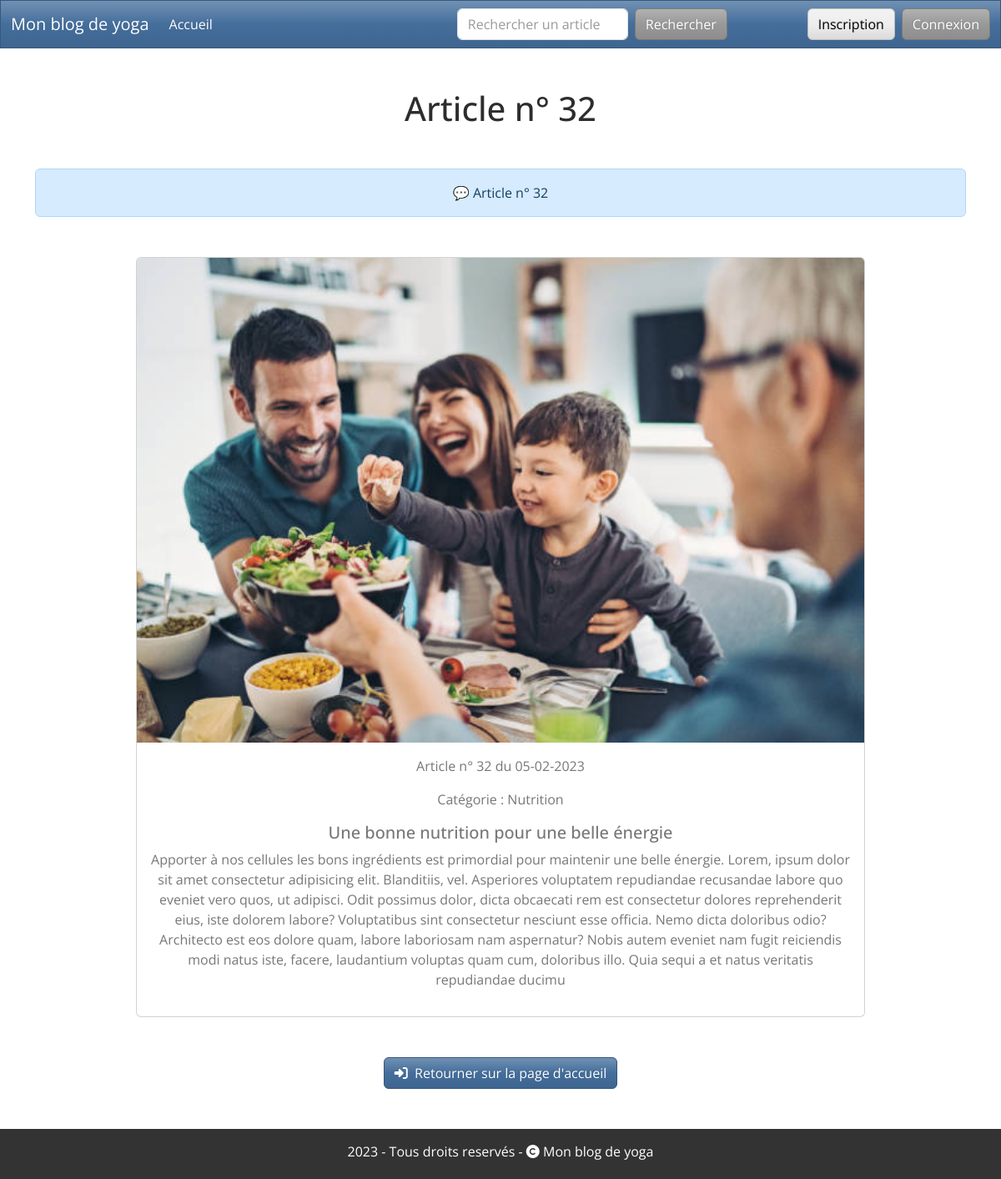
The page /?op=select&id=32 on the database its author committed.
### tables this page shows
CREATE TABLE `articles` (
  `id` int(11) NOT NULL,
  `image` varchar(255) DEFAULT NULL,
  `category` varchar(255) NOT NULL,
  `title` varchar(50) NOT NULL,
  `text` text NOT NULL,
  `creation_date` date DEFAULT current_timestamp()
);

### controller/Controller.php (called while the page is built, shortened)
<?php
class Controller
{
    private $dbEntityRepository;
    public function __construct()
    {
        $this->dbEntityRepository = new \model\EntityRepository;
    }
    public function handleRequest()
    {
        $op = isset($_GET['op']) ? $_GET['op'] : 'list';
        try {
            if ($op == 'add')
                $this->create($op);
            elseif ($op == 'update')
                $this->modify($op);
            elseif ($op == 'select')
                $this->select();
            elseif ($op == 'delete')
                $this->delete();
            elseif ($op == 'search')
                $this->search();
            elseif ($op == 'home')
                $this->home();
            elseif ($op == 'list')
                $this->selectAll();
            elseif ($op == 'signUp')
                $this->signUp($op);
            elseif ($op == 'connect')
                $this->connect($op);
            elseif ($op == 'deconnect')
                $this->deconnect();
            else
                throw new Exception("Erreur 404 : La page n'a pas été trouvée !");
        } catch (\Exception $e) {
            echo '<div style="width: 400px; padding: 10px; background: 	#f41f8a; border-radius: 4px; margin: 50px auto; color: white; text-align: center;">';
            echo "💬 Une erreur s'est produite :  " . $e->getMessage() . "👀";
            echo '</div>';
        }
    }
    public function render($layout, $template, $parameters = [])
    {
        extract($parameters);
        require_once "view/$template";
        return ob_end_flush();
    }
    public function select()
    {
        $id = isset($_GET['id']) ? $_GET['id'] : $_GET['op'] == 'list';
        $this->render('layout.php', 'article.php', [
            'title' => "Article n° $id",
            'data' => $this->dbEntityRepository->selectArticle($id),
            'id' => 'id',
            'message' => "Article n° $id"
        ]);
    }
}

### index.php (called while the page is built, shortened)
<?php
$controller = new controller\Controller;
$controller->handleRequest();

### model/EntityRepository.php (called while the page is built, shortened)
<?php
class EntityRepository
{
    private $db;
    public $table;
    public function getDb()
    {
        if (!$this->db) {
            try {
                $xml = simplexml_load_file('./app/config.xml');
                $this->table = $xml->table;
                try {
                    $this->db = new \PDO("mysql:host=" . $xml->host . ";dbname=" . $xml->db, $xml->user, $xml->password, [\PDO::ATTR_ERRMODE => \PDO::ERRMODE_EXCEPTION]);
                } catch (\PDOException $e) {
                    echo '<div style="width: 400px; padding: 10px 5px; background: #f41f8a; border-radius: 4px; margin: 50px auto; color: white; text-align: center;">';
                    echo "💬 Une erreur s'est produite :  " . $e->getMessage() . " 👀";
                    echo '</div>';
                }
            } catch (\Exception $e) {
                echo '<div style="width: 400px; padding: 10px 5px; background: #f41f8a; border-radius: 4px; margin: 50px auto; color: white; text-align: center;">';
                echo "💬 Une erreur s'est produite :  " . $e->getMessage() . " 👀";
                echo '</div>';
            }
        }
        return $this->db;
    }
    public function selectArticle($id)
    {
        $data = $this->getDb()->query("SELECT * FROM " . $this->table[0] . " WHERE id = " . $id);
        $r = $data->fetch(\PDO::FETCH_ASSOC);
        return $r;
    }
}

### view/article.php (the view, shortened to what this page needs)
<?php
$date = new DateTime($data['creation_date']);
?>
<div class="container text-center mt-5">
    <div class="card" style="width: 80%; margin: 0 auto">
        <img src="<?= $data['image']; ?>" alt="photo en lien avec l'article" class="card-img-top">
        <div class="card-body">
            <p>Article n° <?= $data['id']; ?> du <?= $date->format('d-m-Y'); ?></p>
            <p>Catégorie : <?= $data['category']; ?></p>
            <h5 class="card-title"><?= $data['title']; ?></h5>
            <p><?= $data['text']; ?></p>
        </div>
    </div>
    <div class="container text-center">
        <a href="?op=home" class="btn btn-primary mt-5"><i class="fa-solid fa-right-to-bracket"></i>&nbsp; Retourner sur la page d'accueil</a>
    </div>
</div>

### style.css (style rules this page uses)
a { text-decoration: none !important; }

### rows shown on the page
articles: image (picture), id "32", creation_date "05-02-2023", category "Nutrition", title "Une bonne nutrition pour une belle énergie", text "Apporter à nos cellules les bons ingrédients est primordial pour maintenir une belle énergie. Lorem, ipsum dolor sit amet consectetur adipisicing elit. Blanditiis, vel. Asperiores voluptatem repudiandae recusandae labore quo eveniet vero quos, ut adipisci. Odit possimus dolor, dicta obcaecati rem est consectetur dolores reprehenderit eius, iste dolorem labore? Voluptatibus sint consectetur nesciunt esse officia. Nemo dicta doloribus odio? Architecto est eos dolore quam, labore laboriosam nam aspernatur? Nobis autem eveniet nam fugit reiciendis modi natus iste, facere, laudantium voluptas quam cum, doloribus illo. Quia sequi a et natus veritatis repudiandae ducimu"

### other values the page prints
$title "Article n° 32"
$message "Article n° 32"
